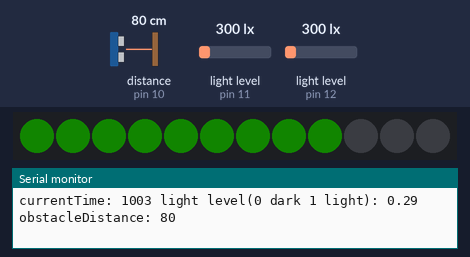
The sketch below on a simulated Arduino Uno, built with avr-gcc and run on an emulated ATmega328P. Parts: 12 RGB LEDs in strip order, left to right, the last lines printed to the serial monitor. The test bench sets the inputs (shaded band); at power-on: distance to the obstacle (sensor on pin 10) 80 cm, light level (sensors on pin 11, pin 12) 300 lx. Dim RGB values are drawn brighter than linear.

Above: at 1.2 s.
1.3 s: distance to the obstacle (sensor on pin 10) set to 2 cm
At 2.0 s:
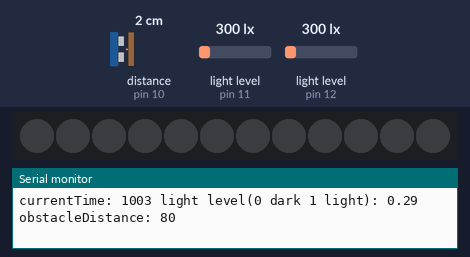
2.8 s: distance to the obstacle (sensor on pin 10) set to 9 cm
At 4.0 s:
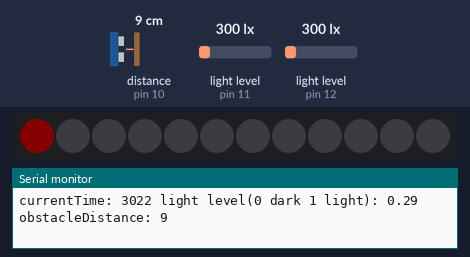
4.3 s: distance to the obstacle (sensor on pin 10) set to 35 cm
At 5.1 s:
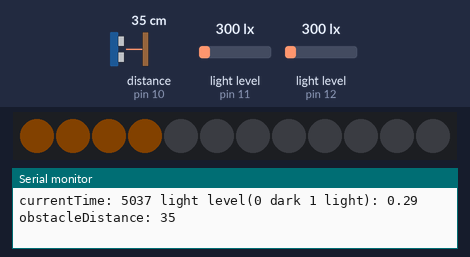
5.8 s: distance to the obstacle (sensor on pin 10) set to 60 cm
At 6.8 s:
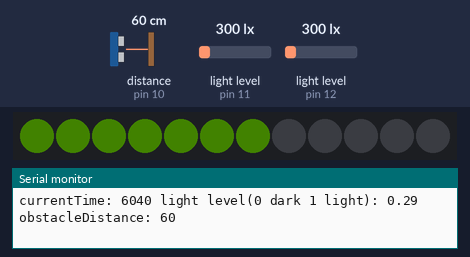
7.3 s: distance to the obstacle (sensor on pin 10) set to 120 cm
At 8.1 s:
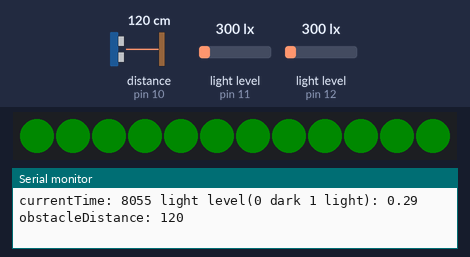
8.8 s: distance to the obstacle (sensor on pin 10) set to 4 cm
At 10.0 s:
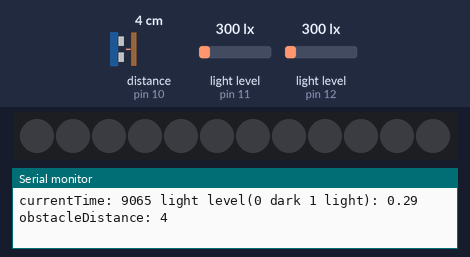
Timing chart, 0 to 11.3 s (numbered marks = the images above; inputs shaded):
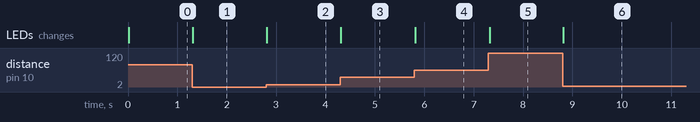

The sketch:

26-show-distance-with-LED.ino
```cpp
// bibliotekoj kaj variabloj tutmondaj

#include "MeAuriga.h"
#include "Wire.h"

unsigned long currentTime;
unsigned long lastPassTime = 0;
int Nled = 12;
MeRGBLed led(0, Nled); // 0: ĉio, LED: 1->Nled led.setColor(LED_num,R0_255,G0_255,B0_255)
MeLightSensor lightSensor1(12); // lightSensor1.read();
MeLightSensor lightSensor2(11);
int reading_lightSensor1;
int reading_lightSensor2;
float average_lightLevel;
MeUltrasonicSensor ultrasound(10);
int reading_ultraSound;
int printLoopInterval = 1000;
float distance_level;


// kutima header:

// efektivigita unufoje
void setup ()  {
  Serial.begin(9600);
  led.setpin(44);
  led.setColor(0, 0, 0, 0); // ekbrilo de la unua LED

// kutima setup():

}

// efektivigita en buklo
void loop() {
  delay(10);
  currentTime = millis() % 16384; // `%`: eviti superfluon
  reading_lightSensor1 = lightSensor1.read();
  reading_lightSensor2 = lightSensor2.read();
  average_lightLevel = (reading_lightSensor1 + reading_lightSensor2) / 2048.0;
  reading_ultraSound = ultrasound.distanceCm();

  if (currentTime - lastPassTime >= printLoopInterval) {
    Serial.print("currentTime: ");
    Serial.print(currentTime);
    Serial.print(" light level(0 dark 1 light): ");
    Serial.print(average_lightLevel);
    Serial.print(" obstacleDistance: ");
    Serial.println(reading_ultraSound);
    lastPassTime = currentTime;
  }
    //kutima loop():
  led.setColor(0,0,0,0);
  distance_level = min(100, reading_ultraSound) / 100.0;
  for (int i = 1; i <= distance_level * 12; i++) {
     led.setColor(i, 10 * (1 - distance_level), 10 * distance_level, 0);
  }
  led.show();
}

// utilaj:
// random(min,max)
```

Measured:
- after the input at 1.3 s, the LEDs: change at once (image 1)
- after the input at 2.8 s, the LEDs: change at once (image 2)
- after the input at 4.3 s, the LEDs: change at once (image 3)
- after the input at 5.8 s, the LEDs: change at once (image 4)
- after the input at 7.3 s, the LEDs: change at once (image 5)
- after the input at 8.8 s, the LEDs: change at once (image 6)
